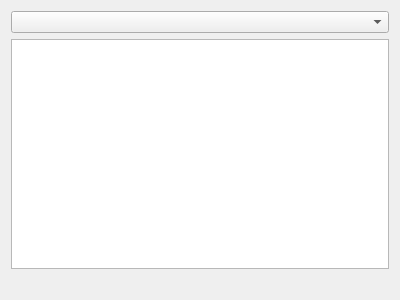
<?xml version="1.0" encoding="UTF-8"?>
<ui version="4.0">
 <class>HostFileSystem</class>
 <widget class="QWidget" name="HostFileSystem">
  <property name="geometry">
   <rect>
    <x>0</x>
    <y>0</y>
    <width>400</width>
    <height>300</height>
   </rect>
  </property>
  <property name="windowTitle">
   <string>Form</string>
  </property>
  <layout class="QGridLayout" name="gridLayout">
   <item row="1" column="0">
    <widget class="QTreeView" name="treeView">
     <property name="frameShadow">
      <enum>QFrame::Sunken</enum>
     </property>
    </widget>
   </item>
   <item row="0" column="0">
    <widget class="QComboBox" name="comboBox"/>
   </item>
   <item row="2" column="0">
    <widget class="QLabel" name="label">
     <property name="text">
      <string/>
     </property>
     <property name="wordWrap">
      <bool>true</bool>
     </property>
    </widget>
   </item>
  </layout>
 </widget>
 <resources/>
 <connections/>
</ui>
